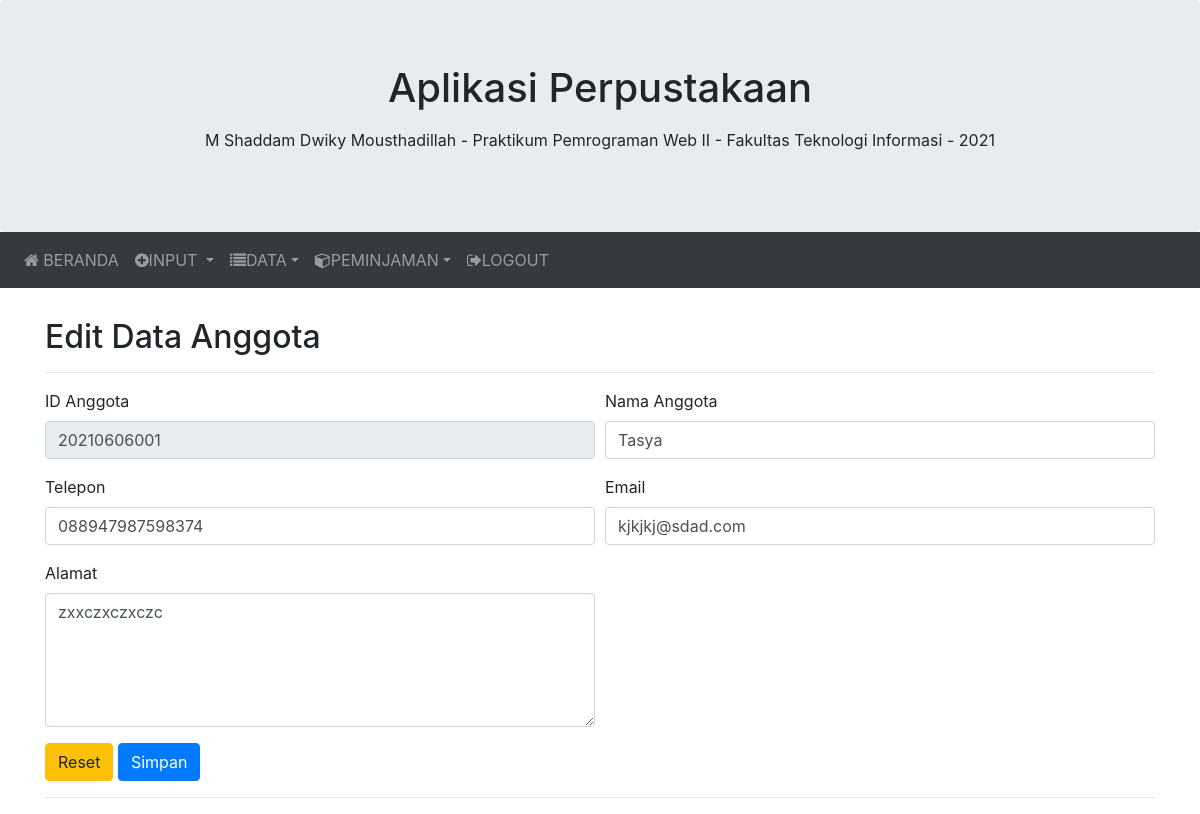
Page /edit_anggota.php?id=20210606001 (signed in) on the committed database.
### tables this page shows
CREATE TABLE `anggota` (
  `id_anggota` varchar(20) NOT NULL,
  `nama_anggota` varchar(100) NOT NULL,
  `telepon` varchar(20) NOT NULL,
  `email` varchar(50) NOT NULL,
  `alamat` varchar(100) NOT NULL
);

### edit_anggota.php (the view, shortened to what this page needs)
<?php
include 'header.php';
	$id = $_GET['id'];
	$query = "SELECT * FROM anggota WHERE id_anggota = '$id'";
	$hasil = mysqli_query($Koneksi, $query);
	$data = mysqli_fetch_array($hasil);
?>
<!DOCTYPE html>
<html lang="en">
<body>
	<div class="container" style="margin-top:30px">
 		<h2>Edit Data Anggota</h2>
 		<hr>
 		<form class="needs-validation" method="post" action="edit_anggota-proses.php">
 			<div class="form-row">
 				<div class="col-md-6 mb-3">
 					<label for="validationCustom01">ID Anggota</label>
 					<input type="text" class="form-control" id="id_anggota" name="id_anggota" value="<?php echo($data["id_anggota"]) ?>" readonly>
 				</div>
 				<div class="col-md-6 mb-3">
 					<label for="validationCustom02">Nama Anggota</label>
 					<input type="text" class="form-control" id="nama_anggota" name="nama_anggota" value="<?php echo($data["nama_anggota"]) ?>" required>
 				</div>
 			</div>
 			<div class="form-row">
 				<div class="col-md-6 mb-3">
 					<label for="validationCustom02">Telepon</label>
 					<input type="number" class="form-control" id="telepon" name="telepon" value="<?php echo($data["telepon"]) ?>" required>
 				</div>
 				<div class="col-md-6 mb-3">
 					<label for="validationCustom03">Email</label>
 					<input type="email" class="form-control" id="email" name="email" value="<?php echo($data["email"]) ?>" required>
 				</div>
 			</div>
 			<div class="form-row">
 				<div class="col-md-6 mb-3">
 					<label for="validationCustom03">Alamat</label>
 					<textarea class="form-control" id="alamat" name="alamat" cols="50" rows="5" required><?php echo($data["alamat"]) ?></textarea>
 				</div>
 			</div>
 			<button class="btn btn-warning" type="reset">Reset</button>
 			<button class="btn btn-primary" type="submit">Simpan</button>
		</form>
		<hr>
	</div>
</body>
</html>

### rows in the picture
anggota: id_anggota "20210606001", nama_anggota "Tasya", telepon "088947987598374", email "kjkjkj@sdad.com", alamat "zxxczxczxczc"

### other values in the picture
$nama "M Shaddam Dwiky Mousthadillah"
